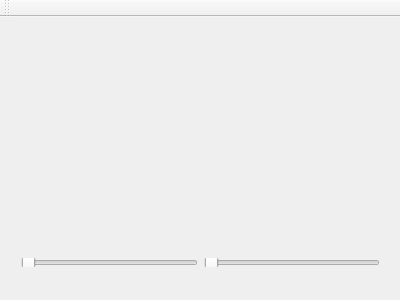
<?xml version="1.0" encoding="UTF-8"?>
<ui version="4.0">
 <class>MainWindow</class>
 <widget class="QMainWindow" name="MainWindow">
  <property name="geometry">
   <rect>
    <x>0</x>
    <y>0</y>
    <width>400</width>
    <height>300</height>
   </rect>
  </property>
  <property name="windowTitle">
   <string>MainWindow</string>
  </property>
  <widget class="QWidget" name="centralWidget">
   <widget class="QWidget" name="">
    <property name="geometry">
     <rect>
      <x>10</x>
      <y>230</y>
      <width>381</width>
      <height>31</height>
     </rect>
    </property>
    <layout class="QHBoxLayout" name="horizontalLayout">
     <item>
      <widget class="QSlider" name="horizontalSlider">
       <property name="orientation">
        <enum>Qt::Horizontal</enum>
       </property>
      </widget>
     </item>
     <item>
      <widget class="QSlider" name="horizontalSlider_2">
       <property name="orientation">
        <enum>Qt::Horizontal</enum>
       </property>
      </widget>
     </item>
    </layout>
   </widget>
  </widget>
  <widget class="QMenuBar" name="menuBar">
   <property name="geometry">
    <rect>
     <x>0</x>
     <y>0</y>
     <width>400</width>
     <height>25</height>
    </rect>
   </property>
  </widget>
  <widget class="QToolBar" name="mainToolBar">
   <attribute name="toolBarArea">
    <enum>TopToolBarArea</enum>
   </attribute>
   <attribute name="toolBarBreak">
    <bool>false</bool>
   </attribute>
  </widget>
 </widget>
 <layoutdefault spacing="6" margin="11"/>
 <resources/>
 <connections/>
</ui>
